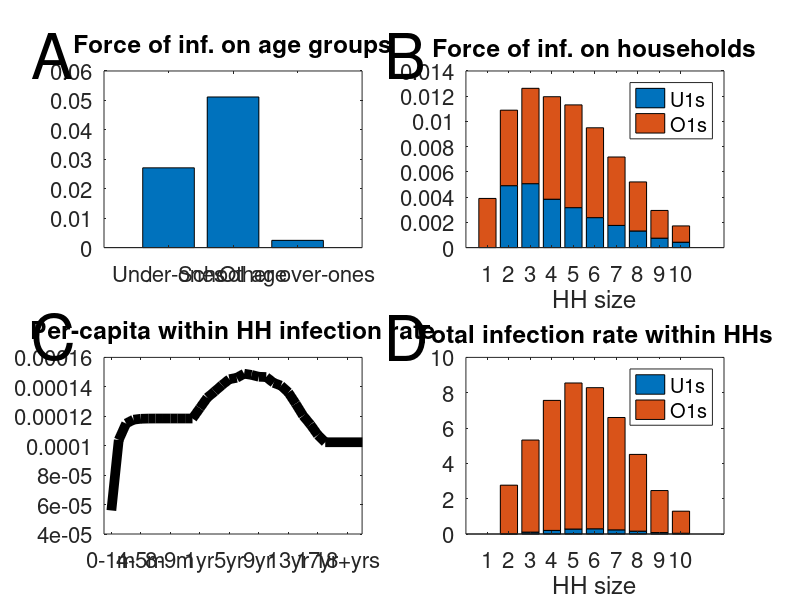

Reproduce this figure in MATLAB.
%% Force of infection plot

load('force_of_infection_1.5.mat');
load('mean_inf_rate.mat');
load('In_household_infection_rates_by_HHSize.mat');

%%
figure(1)
clf


subplot(2,2,1)
U1_foi = sum(mean_foi_A(1:12));
School_age_foi = sum(mean_foi_A(16:28));
other_foi = sum(mean_foi_A([13:15 29:30]));
xticklocs = [1,4,7];
labels = {'Under-ones', 'School age', 'Other over-ones' };
bar(xticklocs,[U1_foi,School_age_foi,other_foi]);
set(gca,'FontSize',16,'XTick',xticklocs,'XTickLabel',labels,'XTickLabelRotation',-45);
title('Force of inf. on age groups')%,'FontSize',14)


subplot(2,2,2)
stacked_HH_bars = [mean_foi_H_U1 mean_foi_H_O1_1+mean_foi_H_O1_0];
bar(stacked_HH_bars,'stacked');
set(gca,'FontSize',16)
title('Force of inf. on households')
xlabel('HH size')
legend('U1s','O1s')



subplot(2,2,3)
Meshendpts = [linspace(30.4,365.25,12), linspace(2*365.25,365.25*17,16),18*365.25,150*365.25];
Meshstartpts = [0,Meshendpts(1:(end-1))];

Mesh = mean( [Meshstartpts ; Meshendpts], 1)/365.25;

hold on

% plot(Mesh(1:(end-1)),mean_transmission_rate_in_HH(1:(end-1)) ) ;
 plot([1:30,40],[mean_transmission_rate_in_HH;mean_transmission_rate_in_HH(end)],'color',[ 0 0 0],'LineWidth',7 ) ;

% bar(33,mean_transmission_rate_in_HH(end),5)
set(gca,'XTick',[1:4:29,33],'Box','on')
set(gca,'XTickLabel',{'0-1m','4-5m','8-9m','1yr','5yr','9yr','13yr','17yr','18+yrs'})
set(gca,'FontSize',16,'XTickLabelRotation',-45);
title('Per-capita within HH infection rate')
xlim([0,35])


subplot(2,2,4)
bar([mean(InHH_inf_rate_u1,2) mean(InHH_inf_rate_o1,2)],'stacked')
set(gca,'FontSize',16)
title('Total infection rate within HHs')
xlabel('HH size')
legend('U1s','O1s')
%%

annotation('textbox',[0.04,0.87,0.1,0.1],'String','A','FitBoxToText','on','FontSize',45,'LineStyle','none');
annotation('textbox',[0.48,0.87,0.1,0.1],'String','B','FitBoxToText','on','FontSize',45,'LineStyle','none');
annotation('textbox',[0.04,0.4,0.1,0.1],'String','C','FitBoxToText','on','FontSize',45,'LineStyle','none');
annotation('textbox',[0.48,0.4,0.1,0.1],'String','D','FitBoxToText','on','FontSize',45,'LineStyle','none');
